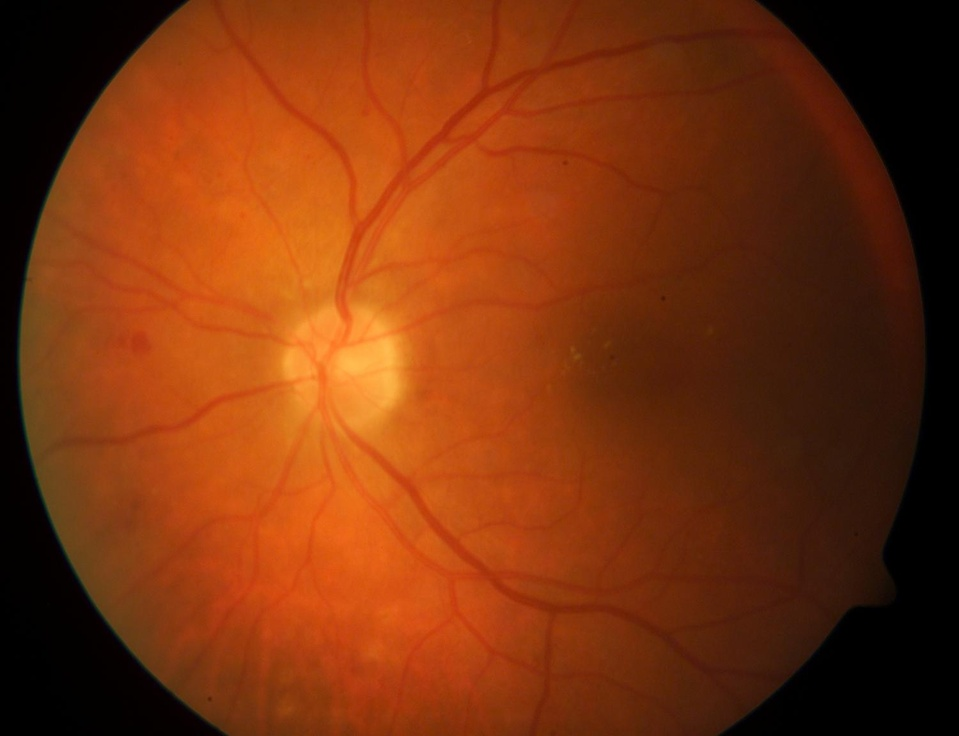
#> input picture image002.jpg, 959 x 736 px, shrunk from 1500 x 1152 before the run
$ python exudate1.py
#> lines starting #> are read from the running program, lines starting #| are printed output that depends on the picture
import cv2
import numpy as np
import Image

#img = Image.open('image032.png')
#img.save('image032.jpg')
img = cv2.imread('image002.jpg',1)
#> img is the input picture: shape (736, 959, 3); mean B, G, R 13.3, 50.6, 121.2
cv2.imshow('initial',img)
bv002=cv2.imread('bv018.jpg',1)
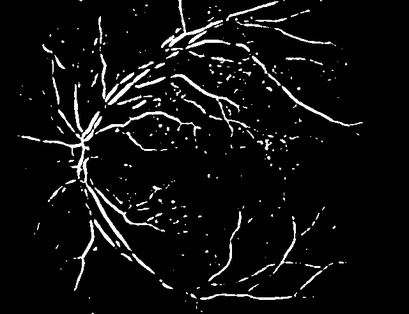
#> input picture bv018.jpg, 409 x 314 px, shrunk from 640 x 491 before the run
#> bv002 is the input picture: shape (314, 409, 3); min 0, max 255, mean 14.7
optic002=cv2.imread('opticdisk018.jpg',1)
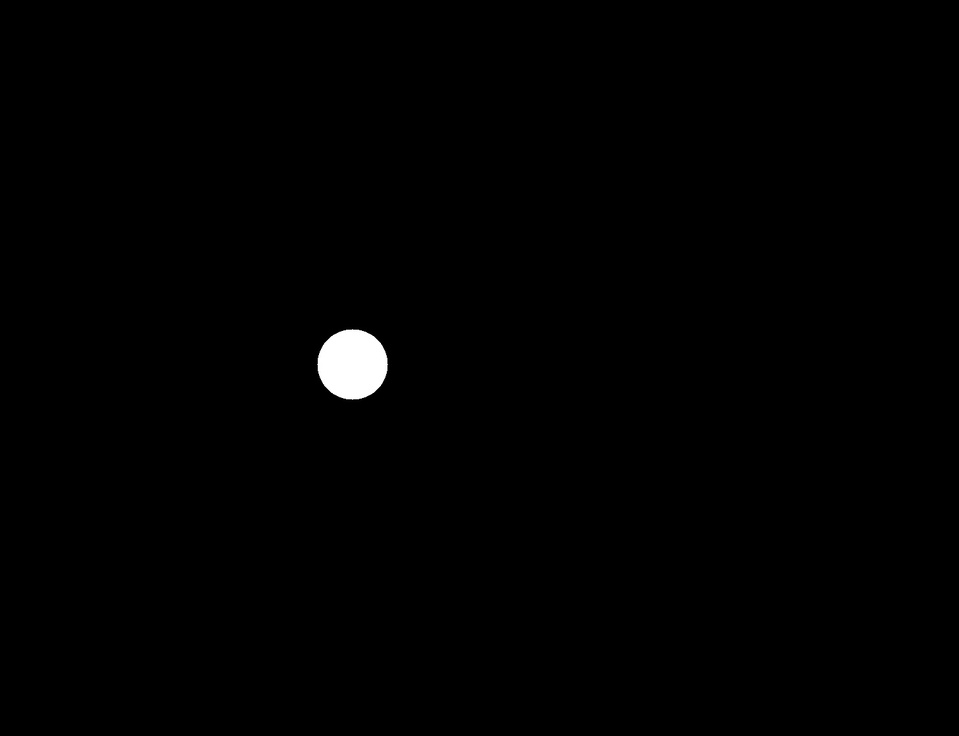
#> input picture opticdisk018.jpg, 959 x 736 px, shrunk from 1500 x 1152 before the run
#> optic002 is the input picture: shape (736, 959, 3); min 0, max 255, mean 1.4
#optic002=cv2.imread('image032.jpg',1)
cv2.imshow('bv',bv002)
#cv2.imshow('image',img)
# Convert BGR to HSV
hsv = cv2.cvtColor(img, cv2.COLOR_BGR2HSV)
#> hsv: shape (736, 959, 3); mean H, S, V 11.5, 205.2, 121.2

#print(np.array(img).shape)
#print(np.array(bv002).shape)
gray=cv2.cvtColor(img, cv2.COLOR_BGR2GRAY)
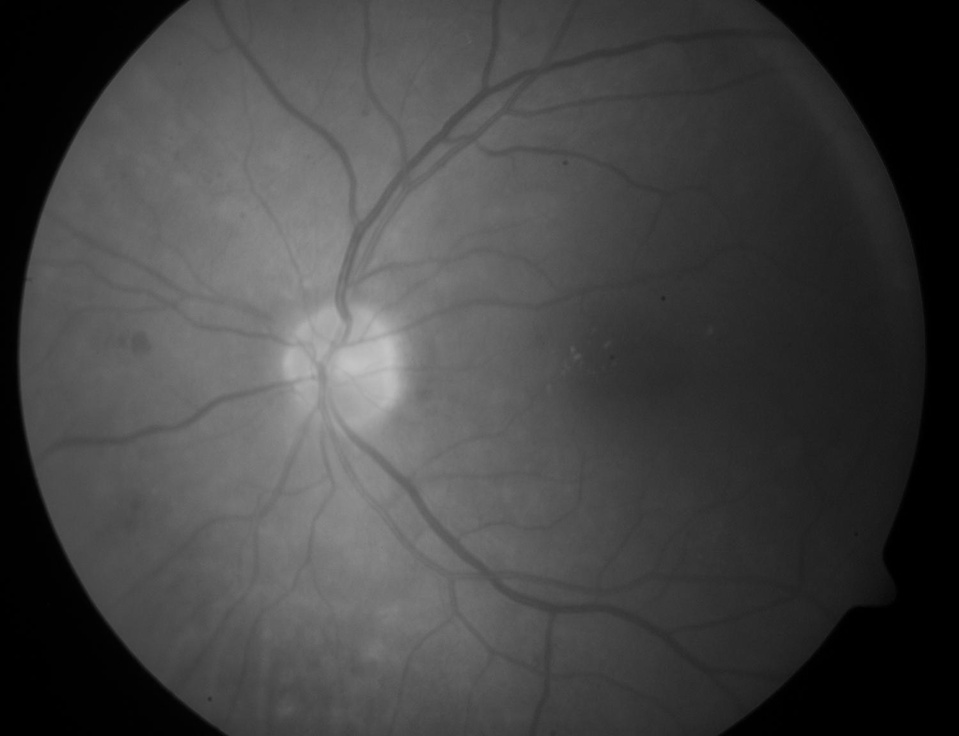
#> gray: shape (736, 959); min 0, max 195, mean 67.4
#green = img[0,:,0]
#cv2.imshow('gray',green)
h,s,v=cv2.split(hsv)
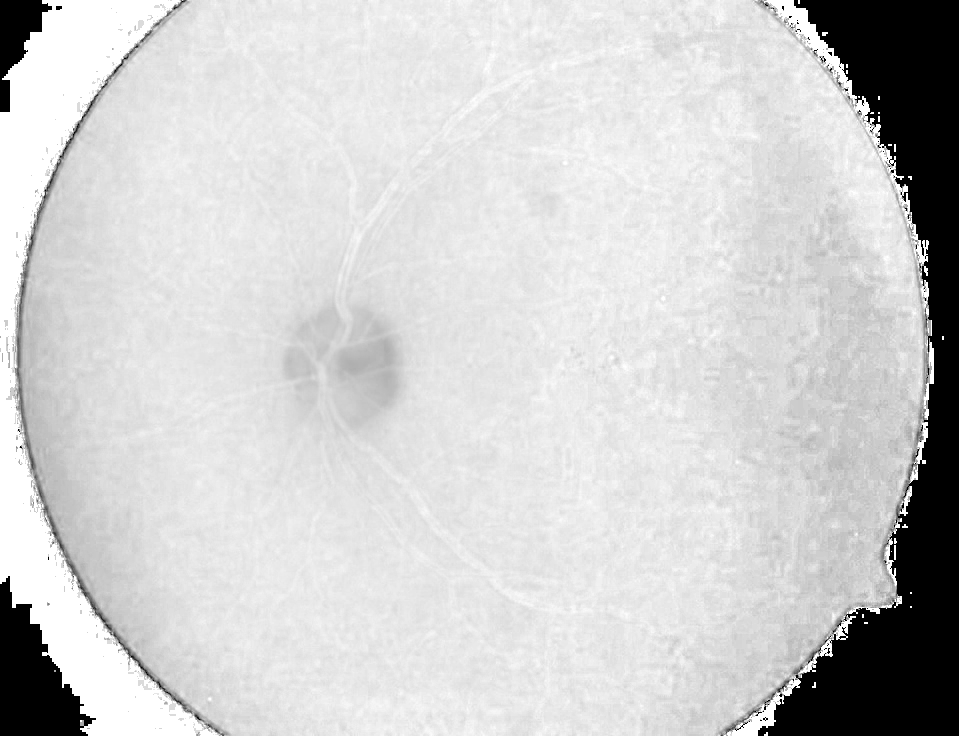
#> s: shape (736, 959); min 0, max 255, mean 205.2
median = cv2.medianBlur(v,5)
equ = cv2.equalizeHist(median)
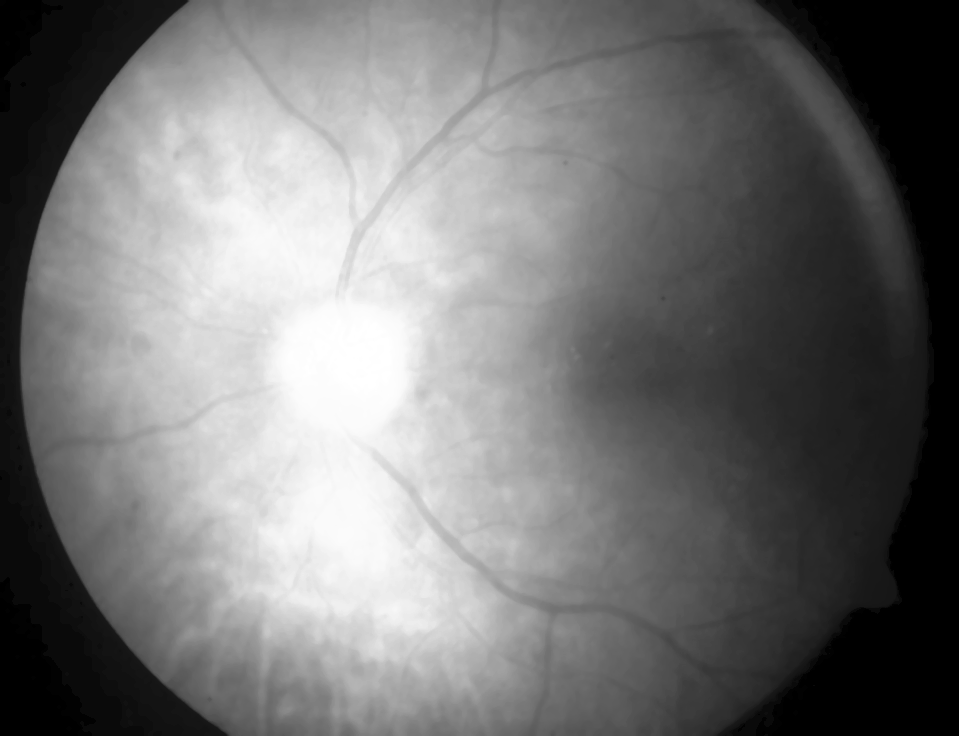
#> equ: shape (736, 959); min 0, max 255, mean 116.9
kernel1 = np.ones((7,7),np.uint8)
kernel2 = np.ones((5,5),np.uint8)
kernel3 = np.ones((4,4),np.uint8)
b,g,r=cv2.split(img)
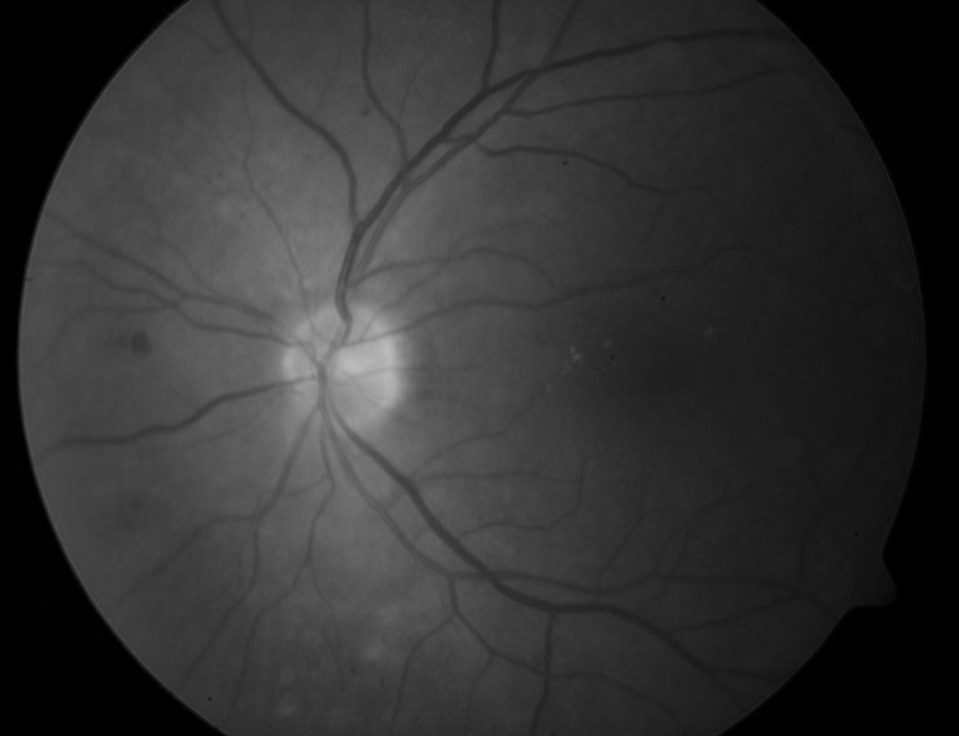
#> g: shape (736, 959); min 0, max 187, mean 50.6
cv2.imshow('green',g)
b1,g1,r1=cv2.split(bv002)
b2,g2,r2=cv2.split(optic002)
cv2.imshow('green1',g1)
dilation1 = cv2.dilate(g,kernel1)
dilation2 = cv2.dilate(g,kernel2)


# plot all the images and their histograms
gradient_image=np.array(dilation1)-np.array(dilation2)
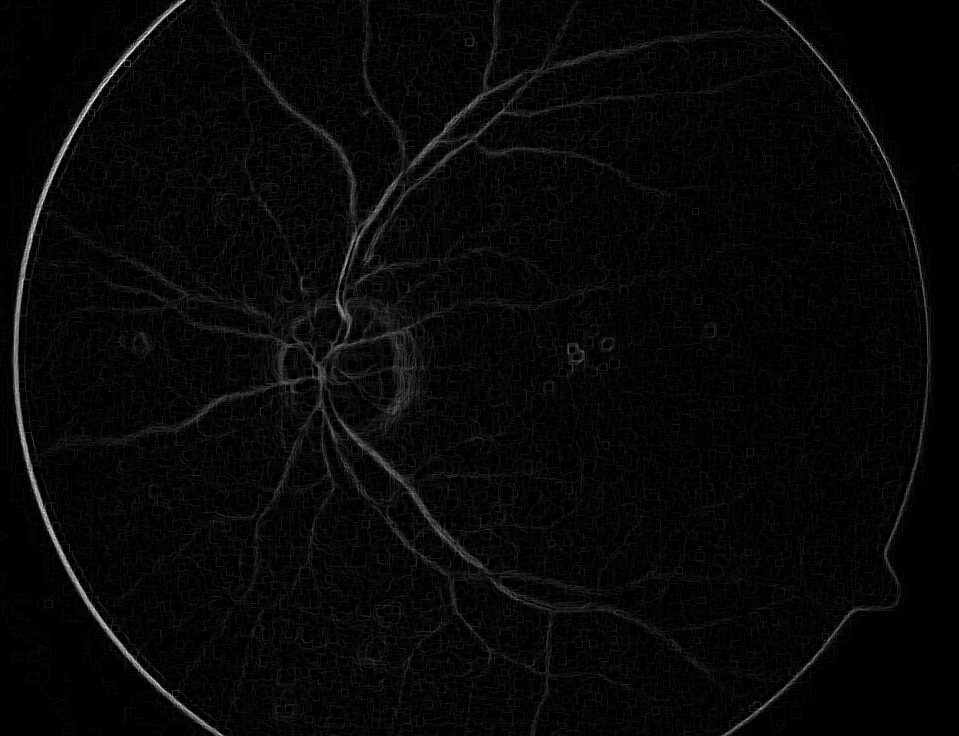
#> gradient_image: shape (736, 959); min 0, max 31, mean 0.9; drawn with min black and max white
cv2.imshow('gradient_image',gradient_image)
# [17 lines of commented-out code are left out]
#> (the run stopped early here; a loop or call above may not have finished)
